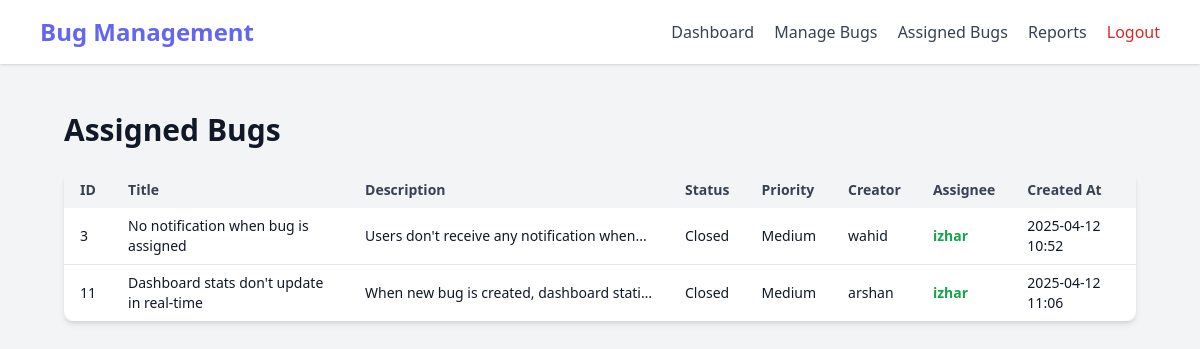
Before: /admin/assigned_bugs (signed in) with the older database file.
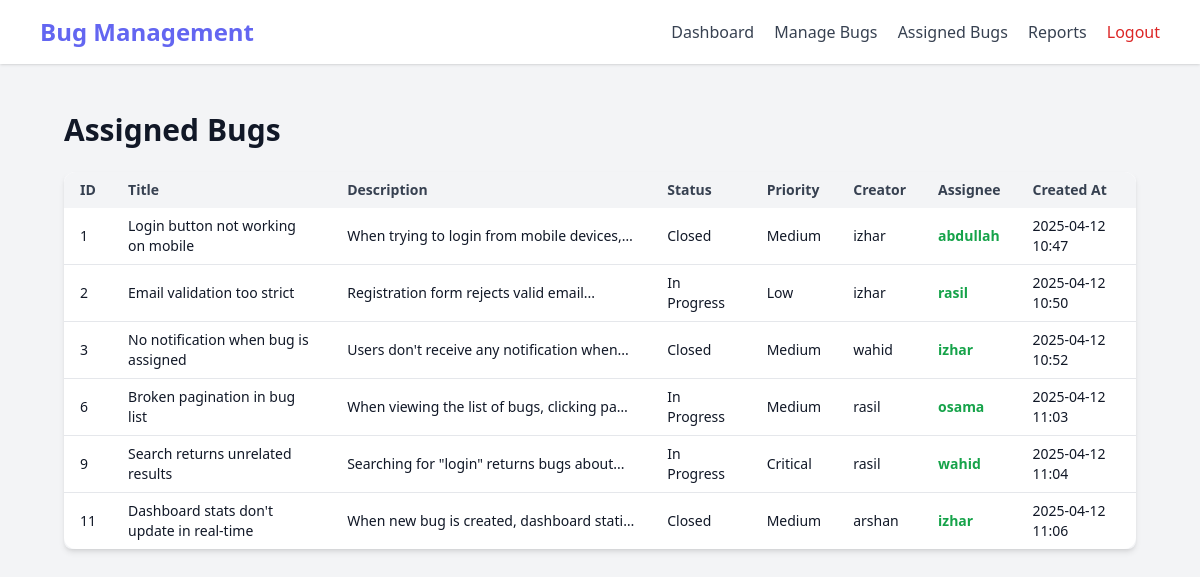
After: the same page with the newer database file.
### app.py (models this page shows, shortened)
class Bug(db.Model):
    id = db.Column(db.Integer, primary_key=True)
    title = db.Column(db.String(100), nullable=False)
    description = db.Column(db.Text, nullable=False)
    status = db.Column(db.String(20), default='Open')
    priority = db.Column(db.String(20), default='Medium')
    created_at = db.Column(db.DateTime, default=datetime.utcnow)
    updated_at = db.Column(db.DateTime, default=datetime.utcnow, onupdate=datetime.utcnow)
    creator_id = db.Column(db.Integer, db.ForeignKey('user.id'), nullable=False)
    assignee_id = db.Column(db.Integer, db.ForeignKey('user.id'))

class User(UserMixin, db.Model):
    id = db.Column(db.Integer, primary_key=True)
    username = db.Column(db.String(80), unique=True, nullable=False)
    email = db.Column(db.String(120), unique=True, nullable=False)
    password_hash = db.Column(db.String(128))
    is_admin = db.Column(db.Boolean, default=False)
    bugs_created = db.relationship('Bug', backref='creator', lazy=True, foreign_keys='Bug.creator_id')
    bugs_assigned = db.relationship('Bug', backref='assignee', lazy=True, foreign_keys='Bug.assignee_id')

### app.py (the view)
@app.route('/admin/assigned_bugs')
@login_required
def assigned_bugs():
    if not current_user.is_admin:
        return redirect(url_for('user_dashboard'))
    bugs = Bug.query.filter(Bug.assignee_id.isnot(None)).all()
    return render_template('admin/assigned_bugs.html', bugs=bugs)

### app.py (called while the page is built)
@login_manager.user_loader
def load_user(user_id):
    return User.query.get(int(user_id))

### templates/admin/assigned_bugs.html (shortened to what this page needs)
{% extends "base.html" %}
{% block content %}
<div class="p-6 animate-fade-in">
    <h1 class="text-3xl font-bold mb-6">Assigned Bugs</h1>
    <div class="overflow-x-auto shadow-md rounded-lg">
        <table class="min-w-full bg-white rounded-xl overflow-hidden">
            <thead class="bg-gray-100 text-gray-700 text-sm">
                <tr>
                    <th class="px-4 py-2 text-left">ID</th>
                    <th class="px-4 py-2 text-left">Title</th>
                    <th class="px-4 py-2 text-left">Description</th>
                    <th class="px-4 py-2 text-left">Status</th>
                    <th class="px-4 py-2 text-left">Priority</th>
                    <th class="px-4 py-2 text-left">Creator</th>
                    <th class="px-4 py-2 text-left">Assignee</th>
                    <th class="px-4 py-2 text-left">Created At</th>
                </tr>
            </thead>
            <tbody class="text-sm divide-y divide-gray-200">
                {% for bug in bugs %}
                <tr class="hover:bg-gray-50 transition">
                    <td class="px-4 py-2">{{ bug.id }}</td>
                    <td class="px-4 py-2 font-medium">{{ bug.title }}</td>
                    <td class="px-4 py-2 truncate max-w-xs" title="{{ bug.description }}">{{ bug.description|truncate(50) }}</td>
                    <td class="px-4 py-2">{{ bug.status }}</td>
                    <td class="px-4 py-2">{{ bug.priority }}</td>
                    <td class="px-4 py-2">{{ bug.creator.username }}</td>
                    <td class="px-4 py-2 text-green-600 font-bold">{{ bug.assignee.username }}</td>
                    <td class="px-4 py-2">{{ bug.created_at.strftime('%Y-%m-%d %H:%M') }}</td>
                </tr>
                {% endfor %}
            </tbody>
        </table>
    </div>
</div>
{% endblock %}

Changed rows visible on the page:
now on this page (row edited): Bug: id "1", title "Login button not working on mobile", description "When trying to login from mobile devices,…", status "Closed", priority "Medium", creator.username "izhar", assignee.username "abdullah", created_at "2025-04-12 10:47"
now on this page (row edited): Bug: id "2", title "Email validation too strict", description "Registration form rejects valid email...", status "In Progress", priority "Low", creator.username "izhar", assignee.username "rasil", created_at "2025-04-12 10:50"
now on this page (row edited): Bug: id "6", title "Broken pagination in bug list", description "When viewing the list of bugs, clicking pa…", status "In Progress", priority "Medium", creator.username "rasil", assignee.username "osama", created_at "2025-04-12 11:03"
now on this page (row edited): Bug: id "9", title "Search returns unrelated results", description "Searching for \"login\" returns bugs about...", status "In Progress", priority "Critical", creator.username "rasil", assignee.username "wahid", created_at "2025-04-12 11:04"
